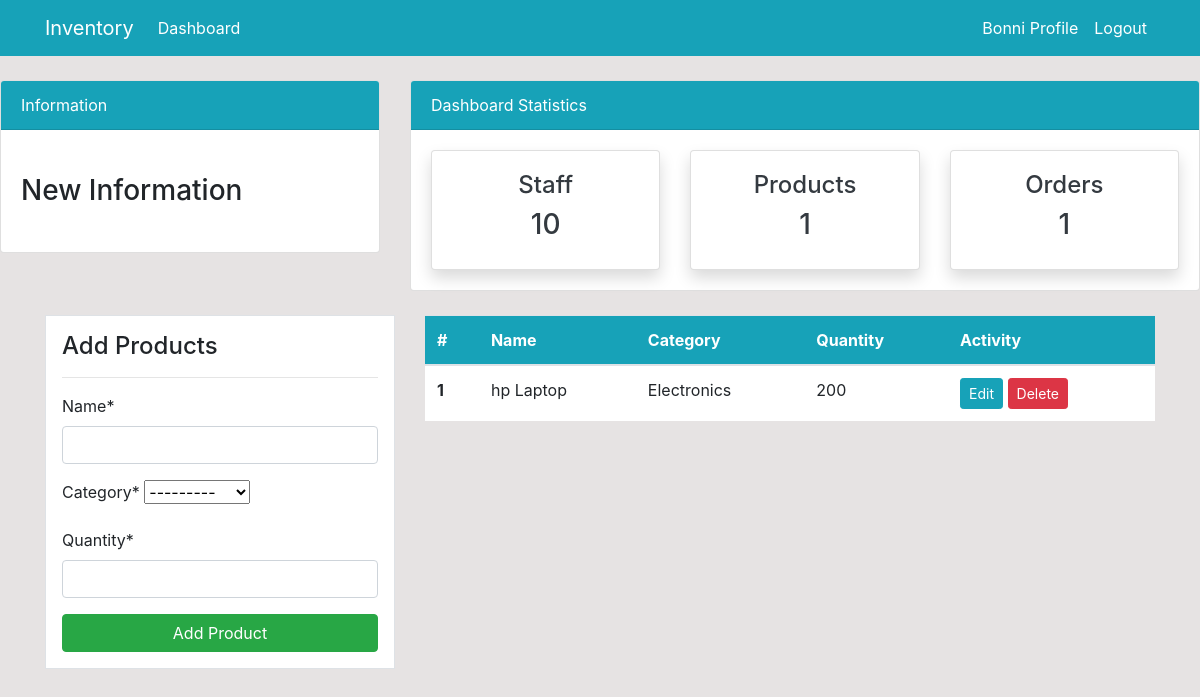
/product/ (signed in), run on the app's committed database.
### dashboard/models.py (models this page shows, shortened)
class Product(models.Model):
    name = models.CharField(max_length=100, null=True)
    category = models.CharField(max_length=20, choices=CATEGORY, null=True)
    quantity = models.PositiveIntegerField(null=True)
    class Meta:
        verbose_name_plural = 'Product'

### dashboard/views.py (the view)
# urls.py: path('product/', views.product, name='dashboard-product'),
@login_required(login_url='user-login')
def product(request):
    items = Product.objects.all() # Using ORM
    product_count = items.count()
    workers_count = User.objects.all().count()
    orders_count = Order.objects.all().count()
    if request.method =="POST":
        form = ProductForm(request.POST)
        if form.is_valid():
            form.save()
            product_name = form.cleaned_data.get('name')
            messages.success(request, f'{product_name} has been added successfully ')
            return redirect('dashboard-product')
    else:
        form = ProductForm()
    context  = {
        'items': items,
        'form':form,
        'workers_count': workers_count,
        'orders_count': orders_count,
        'product_count': product_count,
    }
    return render(request, 'dashboard/product.html', context)

### dashboard/forms.py
class ProductForm(forms.ModelForm):
    class Meta:
        model = Product
        fields =['name', 'category', 'quantity']

### templates/dashboard/product.html (shortened to what this page needs)
{% extends 'partials/base.html' %}
{% block content %}
{% include 'partials/topnav.html' %}
{% load crispy_forms_tags %}
<div class="container">
    <div class="row my-4">
        <div class="col-md-4">
            <div class="border bg-white p-3">
                <h4>Add Products</h4>
                <hr>
                <form method="POST">
                      {{ form|crispy}}
                    <input class="btn btn-success btn-block" type="submit" value="Add Product">
                </form>
            </div>
        </div>
        <div class="col-md-8">
            <table class="table bg-white">
                <thead class="bg-info">
                    <tr class="text-white">
                        <th scope="col">#</th>
                        <th scope="col">Name</th>
                        <th scope="col">Category</th>
                        <th scope="col">Quantity</th>
                        <th scope="col">Activity</th>
                    </tr>
                </thead>
                <tbody>
                    {% for item in items %}
                    <tr>
                        <th scope="row">1</th>
                        <td>{{ item.name }}</td>
                        <td>{{ item.category }}</td>
                        <td>{{ item.quantity }}</td>
                        <td>
                            <a class="btn btn-info btn-sm" href="{% url 'dashboard-product-update' item.id %}">Edit</a>
                            <a class="btn btn-danger btn-sm" href="{% url 'dashboard-product-delete' item.id %}">Delete</a>
                        </td>
                    </tr>
                    {% endfor %}
                </tbody>
            </table>
        </div>
    </div>
</div>
{% endblock %}

### templates/partials/nav.html (shortened to what this page needs)
<nav class="navbar navbar-expand-lg navbar-info bg-info">
    <div class="container">
         {% if user.is_authenticated %}
        <a class="navbar-brand text-white" href="{% url 'dashboard-index' %}">Inventory</a>
        <div class="collapse navbar-collapse" id="navbarSupportedContent">
            <ul class="navbar-nav mr-auto">
                <li class="nav-item active">
                    <a class="nav-link text-white" href="{% url 'dashboard-index' %}">Dashboard </a>
                </li>
            </ul>
            <ul class="navbar-nav ml-auto">
                <li class="nav-item active">
                    <a class="nav-link text-white" href="{% url 'user-profile' %}">{{user.username}} Profile
                        <span class="sr-only">(current)</span></a>
                </li>
                <li class="nav-item">
                    <a class="nav-link text-white" href="{% url 'user-logout' %}">Logout</a>
                </li>
            </ul>
            {% endif %}
        </div>
    </div>
</nav>

### static/styles.css (style rules this page uses)
body { background: rgb(230, 227, 227); }

### data on the page
Product: name "hp Laptop", category "Electronics", quantity "200"

### other printed values
{{ user.username }} "Bonni"
{{ workers_count }} "10"
{{ product_count }} "1"
{{ orders_count }} "1"
